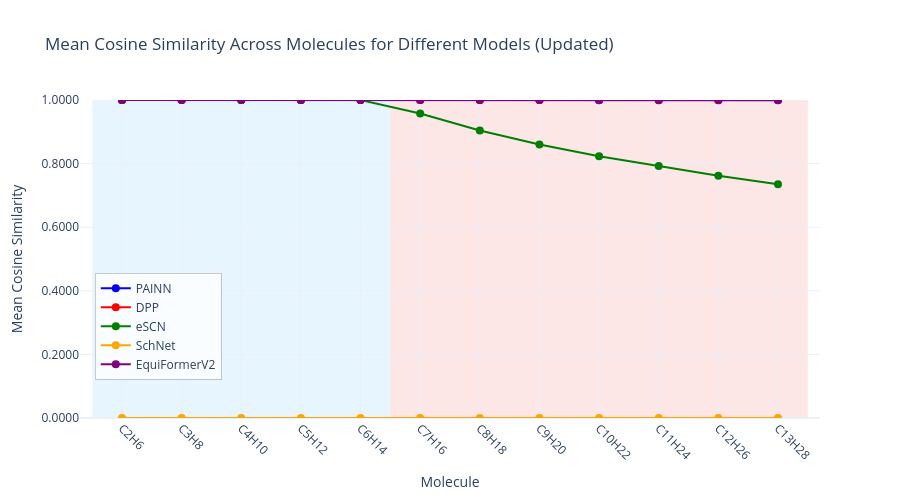

Notebook source saved alongside this figure:
### Code cell
# Create updated Cosine Similarity plot with all models including the new one
fig_cos_updated = go.Figure()

# Add traces for each model including the new one
for model in df_updated['Model'].unique():
    model_data = df_updated[df_updated['Model'] == model]
    
    # Include all data since NaN values have been replaced with 0
    fig_cos_updated.add_trace(go.Scatter(
        x=model_data['Molecule'],  # Use molecule symbols instead of indices
        y=model_data['Cosine_Similarity'],
        mode='markers+lines',
        name=model,
        line=dict(color=model_colors_updated[model]),
        marker=dict(size=8, color=model_colors_updated[model])
    ))

# Update layout for Cosine Similarity plot
fig_cos_updated.update_layout(
    title="Mean Cosine Similarity Across Molecules for Different Models (Updated)",
    xaxis_title="Molecule",
    yaxis_title="Mean Cosine Similarity",
    template="plotly_white",
    font=dict(size=12),
    legend=dict(
        x=0.02,
        y=0.12,
        xanchor='left',
        yanchor='bottom',
        bgcolor='rgba(255, 255, 255, 0.8)',
        bordercolor='rgba(0, 0, 0, 0.2)',
        borderwidth=1
    ),
    width=900,
    height=500
)

# Add background rectangles - blue for train data, red for test data
molecule_names = ['C2H6', 'C3H8', 'C4H10', 'C5H12', 'C6H14', 'C7H16', 'C8H18', 'C9H20', 'C10H22', 'C11H24', 'C12H26', 'C13H28']
num_molecules = len(molecule_names)

# Train data background (first 5 molecules: C2H6 to C6H14)
fig_cos_updated.add_shape(type="rect",
              x0=-0.5, x1=4.5, y0=0, y1=1,
              fillcolor="LightSkyBlue", opacity=0.2,
              layer="below", line_width=0, yref="paper")

# Test data background (last 7 molecules: C7H16 to C13H28)
fig_cos_updated.add_shape(type="rect",
              x0=4.5, x1=num_molecules-0.5, y0=0, y1=1,
              fillcolor="LightCoral", opacity=0.2,
              layer="below", line_width=0, yref="paper")

# Rotate x-axis labels for better readability
fig_cos_updated.update_xaxes(tickangle=45)

# Set y-axis range to focus on the data range
y_min = 0
y_max = 1.0001
fig_cos_updated.update_yaxes(range=[y_min, y_max], tickformat=".4f")

fig_cos_updated.show()

### Figure 1 — Plotly figure (JSON) as saved in the notebook; plotly's stock layout.template omitted (floating-point values rounded to 4 significant figures)
{"data": [{"line": {"color": "blue"}, "marker": {"color": "blue", "size": 8}, "mode": "markers+lines", "name": "PAINN", "type": "scatter", "x": ["C2H6", "C3H8", "C4H10", "C5H12", "C6H14", "C7H16", "C8H18", "C9H20", "C10H22", "C11H24", "C12H26", "C13H28"], "y": [1.0, 1.0, 1.0, 1.0, 1.0, 0.9999, 0.9998, 0.9997, 0.9997, 0.9996, 0.9995, 0.9995]}, {"line": {"color": "red"}, "marker": {"color": "red", "size": 8}, "mode": "markers+lines", "name": "DPP", "type": "scatter", "x": ["C2H6", "C3H8", "C4H10", "C5H12", "C6H14", "C7H16", "C8H18", "C9H20", "C10H22", "C11H24", "C12H26", "C13H28"], "y": [1.0, 1.0, 1.0, 1.0, 1.0, 1.0, 1.0, 1.0, 1.0, 0.9999, 0.9999, 0.9999]}, {"line": {"color": "green"}, "marker": {"color": "green", "size": 8}, "mode": "markers+lines", "name": "eSCN", "type": "scatter", "x": ["C2H6", "C3H8", "C4H10", "C5H12", "C6H14", "C7H16", "C8H18", "C9H20", "C10H22", "C11H24", "C12H26", "C13H28"], "y": [1.0, 1.0, 1.0, 1.0, 1.0, 0.9577, 0.904, 0.8603, 0.8231, 0.7929, 0.7621, 0.7352]}, {"line": {"color": "orange"}, "marker": {"color": "orange", "size": 8}, "mode": "markers+lines", "name": "SchNet", "type": "scatter", "x": ["C2H6", "C3H8", "C4H10", "C5H12", "C6H14", "C7H16", "C8H18", "C9H20", "C10H22", "C11H24", "C12H26", "C13H28"], "y": [0.0, 0.0, 0.0, 0.0, 0.0, 0.0, 0.0, 0.0, 0.0, 0.0, 0.0, 0.0]}, {"line": {"color": "purple"}, "marker": {"color": "purple", "size": 8}, "mode": "markers+lines", "name": "EquiFormerV2", "type": "scatter", "x": ["C2H6", "C3H8", "C4H10", "C5H12", "C6H14", "C7H16", "C8H18", "C9H20", "C10H22", "C11H24", "C12H26", "C13H28"], "y": [1.0, 1.0, 1.0, 1.0, 1.0, 0.9999, 1.0, 1.0, 1.0, 0.9999, 0.9999, 0.9999]}], "layout": {"font": {"size": 12}, "height": 500, "legend": {"bgcolor": "rgba(255, 255, 255, 0.8)", "bordercolor": "rgba(0, 0, 0, 0.2)", "borderwidth": 1, "x": 0.02, "xanchor": "left", "y": 0.12, "yanchor": "bottom"}, "shapes": [{"fillcolor": "LightSkyBlue", "layer": "below", "line": {"width": 0}, "opacity": 0.2, "type": "rect", "x0": -0.5, "x1": 4.5, "y0": 0, "y1": 1, "yref": "paper"}, {"fillcolor": "LightCoral", "layer": "below", "line": {"width": 0}, "opacity": 0.2, "type": "rect", "x0": 4.5, "x1": 11.5, "y0": 0, "y1": 1, "yref": "paper"}], "title": {"text": "Mean Cosine Similarity Across Molecules for Different Models (Updated)"}, "width": 900, "xaxis": {"tickangle": 45, "title": {"text": "Molecule"}}, "yaxis": {"range": [0, 1.0], "tickformat": ".4f", "title": {"text": "Mean Cosine Similarity"}}}}
